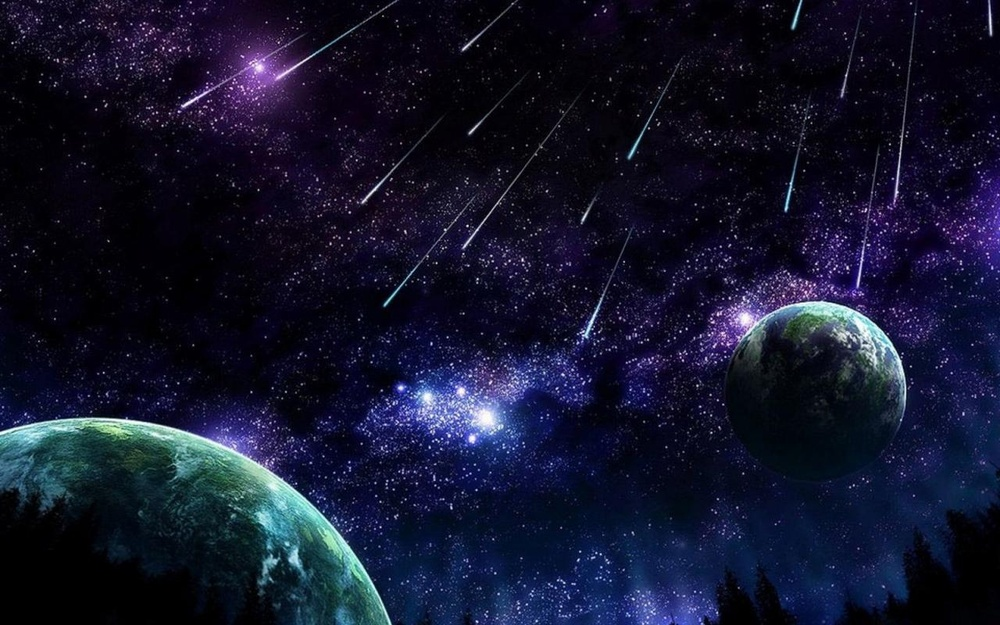
#> input picture images/screen3.jpg, 1000 x 625 px, shrunk from 1280 x 800 before the run
$ python imageHistogram.py
#> lines starting #> are read from the running program, lines starting #| are printed output that depends on the picture
import numpy as np
import cv2
import matplotlib.pyplot as plt

def histogram():
    img1 = cv2.imread('images/screen3.jpg', cv2.IMREAD_GRAYSCALE)
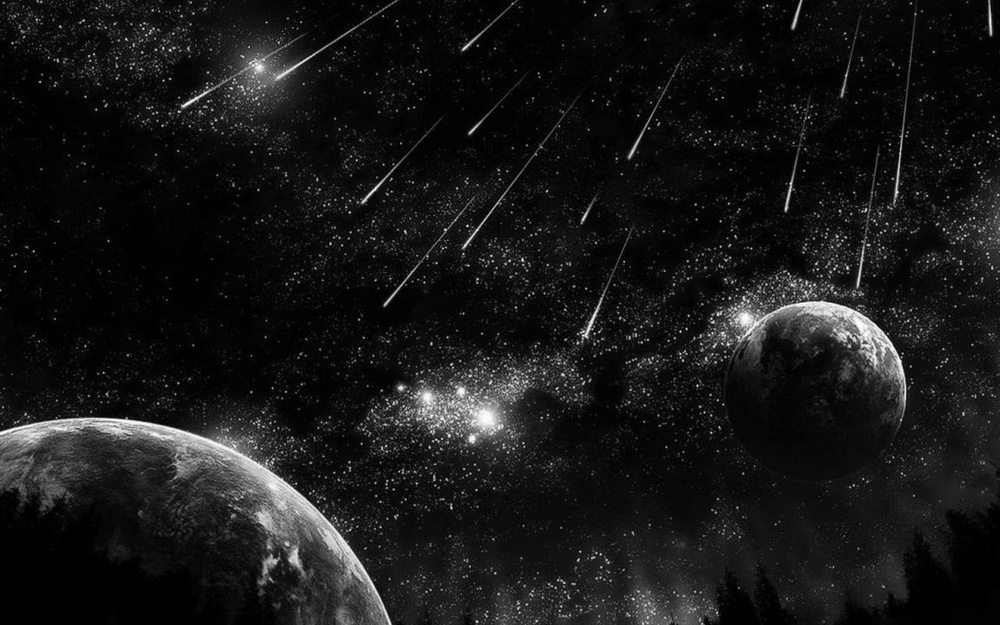
#> img1: shape (625, 1000); min 0, max 255, mean 23.1
    img2 = cv2.imread('images/screen3.jpg')
#> img2 is the input picture: shape (625, 1000, 3); mean B, G, R 43.8, 21.3, 18.8

    hist1 = cv2.calcHist([img1],[0], None, [256], [0, 256])
#> hist1 = 256 values, max 34104 at index 3, min 3 at index 254, mean 2441.4

    hist2, bins = np.histogram(img1.ravel(), 256, [0, 256])
#> hist2 has the same summary as hist1; bins = 257 values from 0 to 256

    hist3 = np.bincount(img1.ravel(), minlength = 256)
#> hist3 has the same summary as hist1

    plt.hist(img1.ravel(), 256, [0, 256])

    color = ('b', 'g', 'r')
    for i, col in enumerate(color):
        hist = cv2.calcHist([img2], [i], None, [256], [0, 256])
        plt.plot(hist, color = col)
        plt.xlim([0, 256])

    plt.show()
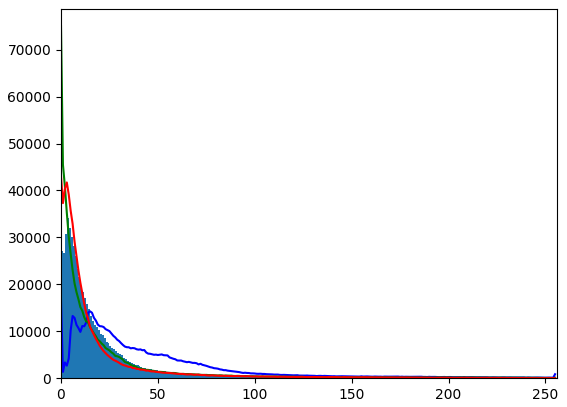
#> figure drawn by matplotlib, 1 panel; tallest bar 34104 high, from x = 3 to 4; curve peaks at x = 0, y = 16453; curve peaks at x = 0, y = 75006; curve peaks at x = 0, y = 43102

histogram()

$ run again, with images/character.jpg copied over images/screen3.jpg
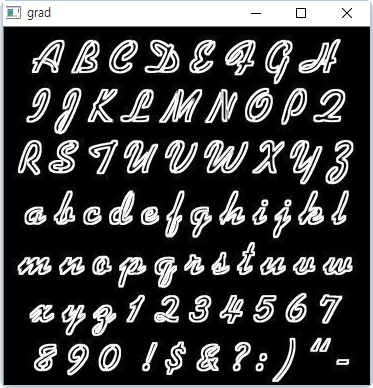
#> input picture images/character.jpg, 373 x 388 px
#> in histogram, img2 is the input picture: shape (388, 373, 3); mean B, G, R 66.1, 65.8, 65.6
#> hist1 = 256 values, max 54814 at index 0, min 45 at index 115, mean 565.3
#> hist2 has the same summary as hist1; bins = 257 values from 0 to 256
#> hist3 has the same summary as hist1
#> in histogram, `plt.show()`:
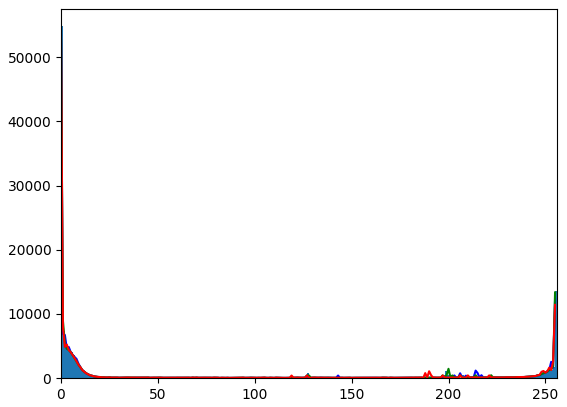
#> figure drawn by matplotlib, 1 panel; tallest bar 54814 high, from x = 0 to 1; curve peaks at x = 0, y = 52154; curve peaks at x = 0, y = 52657; curve peaks at x = 0, y = 53543

$ run again, with images/closing.jpg copied over images/screen3.jpg
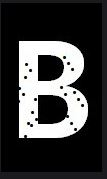
#> input picture images/closing.jpg, 107 x 179 px
#> in histogram, img2 is the input picture: shape (179, 107, 3); mean B, G, R 62.3, 62, 62
#> hist1 = 256 values, max 9822 at index 0, min 0 at index 38, mean 74.82
#> hist2 has the same summary as hist1; bins = 257 values from 0 to 256
#> hist3 has the same summary as hist1
#> in histogram, `plt.show()`:
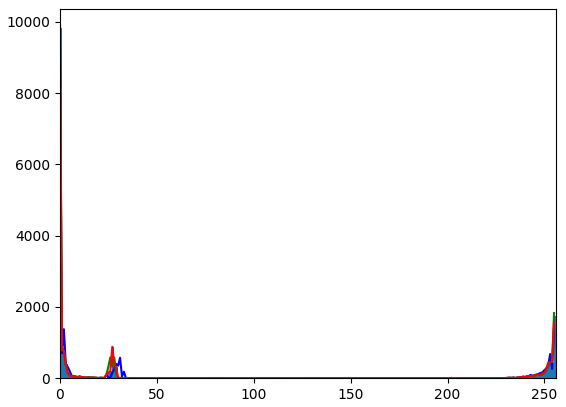
#> figure drawn by matplotlib, 1 panel; tallest bar 9822 high, from x = 0 to 1; curve peaks at x = 0, y = 9038; curve peaks at x = 0, y = 9874; curve peaks at x = 0, y = 9821
